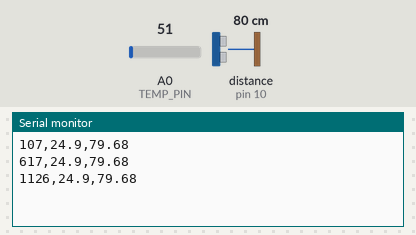
The sketch below on a simulated Arduino Uno, built with avr-gcc and run on an emulated ATmega328P. On the bench: the last lines printed to the serial monitor. Wiring (inferred from the names in the program): ultrasonic range finder: trigger pin 9; echo pin 10. The inputs (shaded band) are chosen by the test bench; at power-on: distance to the obstacle (sensor on pin 10) 80 cm, A0 (TEMP_PIN) = 51. The echo pulse lasts 58.3 µs per cm.

Above: at 1.2 s.
1.3 s: distance to the obstacle (sensor on pin 10) set to 2 cm
At 1.91 s:
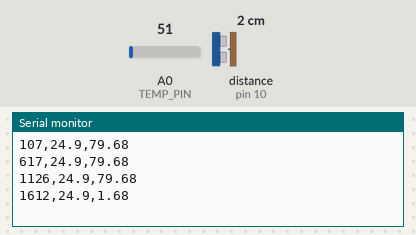
2.8 s: A0 (TEMP_PIN) set to 61
At 2.88 s:
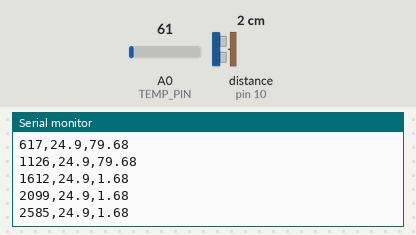
4.3 s: distance to the obstacle (sensor on pin 10) set to 4 cm
At 4.34 s:
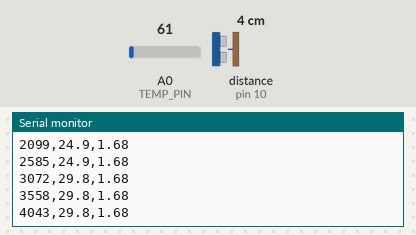
5.8 s: A0 (TEMP_PIN) set to 71
At 5.8 s:
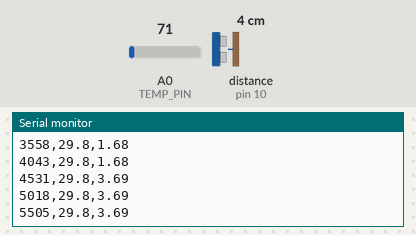
Timing chart, 0 to 8.3 s (numbered marks = the images above; inputs shaded):
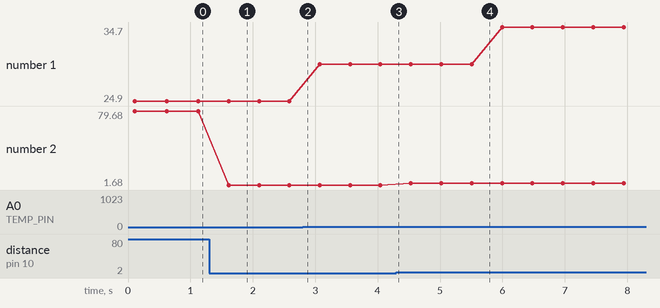

The sketch:

charles.ino
```cpp
/*
  KISPP 중1 Ⅵ. 기체의 성질 — 온도에 따른 주사기 속 공기의 부피 (온도 센서 + 초음파 센서)
  LM35 온도 센서        VCC(왼쪽 다리) -> 5V,  OUT(가운데) -> A0,  GND(오른쪽) -> GND
  HC-SR04 초음파 센서   VCC -> 5V,  TRIG -> 9,  ECHO -> 10,  GND -> GND
  약 0.5초마다 "시간(ms),온도(℃),거리(cm)" 형식으로 시리얼 출력 (보드레이트 9600)
  ※ 초음파 센서는 주사기 피스톤 위에 붙인 종이 카드를 위에서 내려다보게 한다.
*/
const int TEMP_PIN = A0;
const int TRIG_PIN = 9;
const int ECHO_PIN = 10;

float ping() {
  digitalWrite(TRIG_PIN, LOW);
  delayMicroseconds(2);
  digitalWrite(TRIG_PIN, HIGH);
  delayMicroseconds(10);
  digitalWrite(TRIG_PIN, LOW);
  long us = pulseIn(ECHO_PIN, HIGH, 25000);
  if (us == 0) return -1;
  return us * 0.0343 / 2.0;
}

// 다섯 번 재서 가운데 값을 쓴다
float distanceCm() {
  float v[5];
  for (int i = 0; i < 5; i++) { v[i] = ping(); delay(8); }
  for (int i = 0; i < 4; i++)
    for (int j = i + 1; j < 5; j++)
      if (v[j] < v[i]) { float t = v[i]; v[i] = v[j]; v[j] = t; }
  return v[2];
}

// LM35는 1 ℃마다 10 mV — 20번 평균
float temperatureC() {
  long sum = 0;
  for (int i = 0; i < 20; i++) { sum += analogRead(TEMP_PIN); delay(2); }
  return (sum / 20.0) * 5.0 / 1023.0 * 100.0;
}

void setup() {
  Serial.begin(9600);
  pinMode(TRIG_PIN, OUTPUT);
  pinMode(ECHO_PIN, INPUT);
}

void loop() {
  float t = temperatureC();
  float d = distanceCm();
  Serial.print(millis());
  Serial.print(",");
  Serial.print(t, 1);
  Serial.print(",");
  Serial.println(d, 2);
  delay(400);
}
```

Measured:
- after the input at 1.3 s, the serial monitor: prints a new line after 0.31 s (image 1)
- plotted number 1: 24.9 → 29.8 after the input at 2.8 s, 29.8 → 34.7 after the input at 5.8 s
- plotted number 2: 79.68 → 1.68 after the input at 1.3 s, 1.68 → 3.69 after the input at 4.3 s
